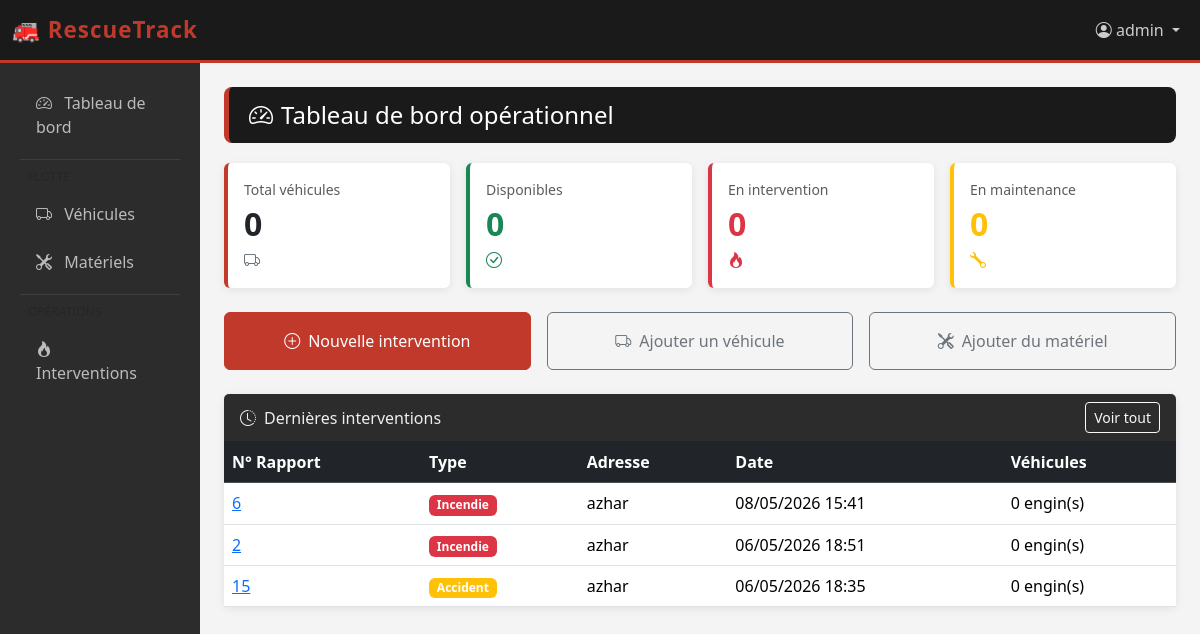
The app's page /home/ (signed in) with its own data.
### caserne/models.py (models this page shows, shortened)
class Intervention(models.Model):
    TYPE_CHOICES = [
        ('Incendie', 'Incendie'),
        ('Accident', 'Accident'),
        ('Secours', 'Secours à personne'),
    ]
    TYPE_SINISTRE_CHOICES = TYPE_CHOICES
    numero_rapport = models.CharField(max_length=100)
    type_sinistre = models.CharField(max_length=50, choices=TYPE_CHOICES)
    adresse = models.CharField(max_length=255)
    date_appel = models.DateTimeField()
    duree = models.IntegerField(help_text='Durée en minutes')
    notes = models.TextField(blank=True)
    vehicules = models.ManyToManyField(Vehicule)
    @property
    def badge_class(self):
        return {
            'Incendie': 'bg-danger',
            'Accident': 'bg-warning',
            'Secours': 'bg-success',
        }.get(self.type_sinistre, 'bg-secondary')

### caserne/views.py (the view)
# urls.py: path('home/', views.dashboard, name='home'),
def dashboard(request):
    vehicules = Vehicule.objects.all()
    total_vehicules = vehicules.count()
    dispo = vehicules.filter(statut='Disponible').count()
    en_inter = vehicules.filter(statut='Intervention').count()
    maintenance = vehicules.filter(statut='Indisponible').count()
    dernieres_interventions = Intervention.objects.order_by('-date_appel')[:5]
    context = {
        'total_vehicules': total_vehicules,
        'dispo': dispo,
        'en_inter': en_inter,
        'maintenance': maintenance,
        'dernieres_interventions': dernieres_interventions,
    }
    return render(request, 'dashboard.html', context)

### templates/dashboard.html (shortened to what this page needs)
{% extends 'core/base.html' %}
{% block content %}
<div class="page-header">
  <h4 class="mb-0"><i class="bi bi-speedometer2 me-2"></i>Tableau de bord opérationnel</h4>
</div>
<div class="row g-3 mb-4">
  <div class="col-6 col-md-3">
    <div class="card stat-card p-3">
      <div class="text-muted small">Total véhicules</div>
      <div class="fs-2 fw-bold">{{ total_vehicules }}</div>
      <i class="bi bi-truck text-secondary"></i>
    </div>
  </div>
  <div class="col-6 col-md-3">
    <div class="card p-3" style="border-left:4px solid #198754;">
      <div class="text-muted small">Disponibles</div>
      <div class="fs-2 fw-bold text-success">{{ dispo }}</div>
      <i class="bi bi-check-circle text-success"></i>
    </div>
  </div>
  <div class="col-6 col-md-3">
    <div class="card p-3" style="border-left:4px solid #dc3545;">
      <div class="text-muted small">En intervention</div>
      <div class="fs-2 fw-bold text-danger">{{ en_inter }}</div>
      <i class="bi bi-fire text-danger"></i>
    </div>
  </div>
  <div class="col-6 col-md-3">
    <div class="card p-3" style="border-left:4px solid #ffc107;">
      <div class="text-muted small">En maintenance</div>
      <div class="fs-2 fw-bold text-warning">{{ maintenance }}</div>
      <i class="bi bi-wrench text-warning"></i>
    </div>
  </div>
</div>
<div class="row g-3 mb-4">
  <div class="col-md-4">
    <a href="{% url 'intervention_create' %}" class="btn btn-danger-rt w-100 py-3">
      <i class="bi bi-plus-circle me-2"></i>Nouvelle intervention
    </a>
  </div>
  <div class="col-md-4">
    <a href="{% url 'vehicule_create' %}" class="btn btn-outline-secondary w-100 py-3">
      <i class="bi bi-truck me-2"></i>Ajouter un véhicule
    </a>
  </div>
  <div class="col-md-4">
    <a href="{% url 'materiel_create' %}" class="btn btn-outline-secondary w-100 py-3">
      <i class="bi bi-tools me-2"></i>Ajouter du matériel
    </a>
  </div>
</div>
<div class="card">
  <div class="card-header d-flex justify-content-between align-items-center" style="background:#2c2c2c; color:#eee;">
    <span><i class="bi bi-clock-history me-2"></i>Dernières interventions</span>
    <a href="{% url 'intervention_list' %}" class="btn btn-sm btn-outline-light">Voir tout</a>
  </div>
  <div class="card-body p-0">
    <table class="table table-hover mb-0">
      <thead class="table-dark">
        <tr>
          <th>N° Rapport</th><th>Type</th><th>Adresse</th><th>Date</th><th>Véhicules</th>
        </tr>
      </thead>
      <tbody>
        {% for inter in dernieres_interventions %}
        <tr>
          <td><a href="{% url 'intervention_detail' inter.pk %}">{{ inter.numero_rapport }}</a></td>
          <td><span class="badge {{ inter.badge_class }}">{{ inter.get_type_sinistre_display }}</span></td>
          <td>{{ inter.adresse }}</td>
          <td>{{ inter.date_appel|date:"d/m/Y H:i" }}</td>
          <td>{{ inter.vehicules.count }} engin(s)</td>
        </tr>
        {% empty %}
        <tr><td colspan="5" class="text-center text-muted py-3">Aucune intervention enregistrée</td></tr>
        {% endfor %}
      </tbody>
    </table>
  </div>
</div>
{% endblock %}

### templates/core/base.html (shortened to what this page needs)
<!DOCTYPE html>
<html lang="fr">
<head>
  <link href="https://cdn.jsdelivr.net/npm/bootstrap@5.3.2/dist/css/bootstrap.min.css" rel="stylesheet">
  <link href="https://cdn.jsdelivr.net/npm/bootstrap-icons@1.11.3/font/bootstrap-icons.css" rel="stylesheet">
</head>
<body>
<nav class="navbar navbar-expand-lg">
  <div class="container-fluid">
    <a class="navbar-brand" href="{% url 'landing' %}">🚒 RescueTrack</a>
    <div class="collapse navbar-collapse" id="navbarNav">
      <ul class="navbar-nav ms-auto">
        {% if user.is_authenticated %}
        <li class="nav-item dropdown">
          <a class="nav-link dropdown-toggle" href="#" data-bs-toggle="dropdown">
            <i class="bi bi-person-circle"></i> {{ user.get_full_name|default:user.username }}
          </a>
        </li>
        {% endif %}
      </ul>
    </div>
  </div>
</nav>
<div class="container-fluid">
  <div class="row">
    <div class="col-md-2 sidebar py-3">
      <nav class="nav flex-column">
        <a class="nav-link {% if request.resolver_match.url_name == 'dashboard' %}active{% endif %}"
           href="{% url 'dashboard' %}">
          <i class="bi bi-speedometer2"></i> Tableau de bord
        </a>
        <hr class="border-secondary my-2 mx-2">
        <small class="text-muted px-3 mb-1" style="font-size:.75rem;">FLOTTE</small>
        <a class="nav-link {% if 'vehicule' in request.resolver_match.url_name %}active{% endif %}"
           href="{% url 'vehicule_list' %}">
          <i class="bi bi-truck"></i> Véhicules
        </a>
        <a class="nav-link {% if 'materiel' in request.resolver_match.url_name %}active{% endif %}"
           href="{% url 'materiel_list' %}">
          <i class="bi bi-tools"></i> Matériels
        </a>
        <hr class="border-secondary my-2 mx-2">
        <small class="text-muted px-3 mb-1" style="font-size:.75rem;">OPÉRATIONS</small>
        <a class="nav-link {% if 'intervention' in request.resolver_match.url_name %}active{% endif %}"
           href="{% url 'intervention_list' %}">
          <i class="bi bi-fire"></i> Interventions
        </a>
      </nav>
    </div>
    <div class="col-md-10 py-4 px-4">
      {% block content %}{% endblock %}
    </div>
  </div>
</div>
</body>
</html>

### templates/core/base.html (style rules this page uses)
:root { --rt-red: #c0392b; --rt-dark: #1a1a1a; --rt-gray: #2c2c2c; }
body { background: #f4f4f4; }
.navbar { background: var(--rt-dark) !important; border-bottom: 3px solid var(--rt-red); }
.navbar-brand { color: var(--rt-red) !important; font-weight: 800; font-size: 1.4rem; letter-spacing: 1px; }
.navbar-nav .nav-link { color: #ccc !important; }
.sidebar { background: var(--rt-gray); min-height: calc(100vh - 60px); }
.sidebar .nav-link { color: #bbb; padding: 10px 16px; border-radius: 6px; margin: 2px 8px; }
.sidebar .nav-link i { margin-right: 8px; }
.card { border: none; box-shadow: 0 2px 8px rgba(0,0,0,0.08); }
.stat-card { border-left: 4px solid var(--rt-red); }
.page-header { background: var(--rt-dark); color: white; padding: 14px 20px; border-radius: 8px; border-left: 5px solid var(--rt-red); margin-bottom: 20px; }
.btn-danger-rt { background: var(--rt-red); border-color: var(--rt-red); color: white; }

### records on screen
Intervention: numero_rapport "6", type_sinistre "Incendie", adresse "azhar", date_appel "08/05/2026 15:41", vehicules.count "0"
Intervention: numero_rapport "2", type_sinistre "Incendie", adresse "azhar", date_appel "06/05/2026 18:51", vehicules.count "0"
Intervention: numero_rapport "15", type_sinistre "Accident", adresse "azhar", date_appel "06/05/2026 18:35", vehicules.count "0"

### other values on screen
{{ user.get_full_name|default:user.username }} "admin"
{{ total_vehicules }} "0"
{{ dispo }} "0"
{{ en_inter }} "0"
{{ maintenance }} "0"
